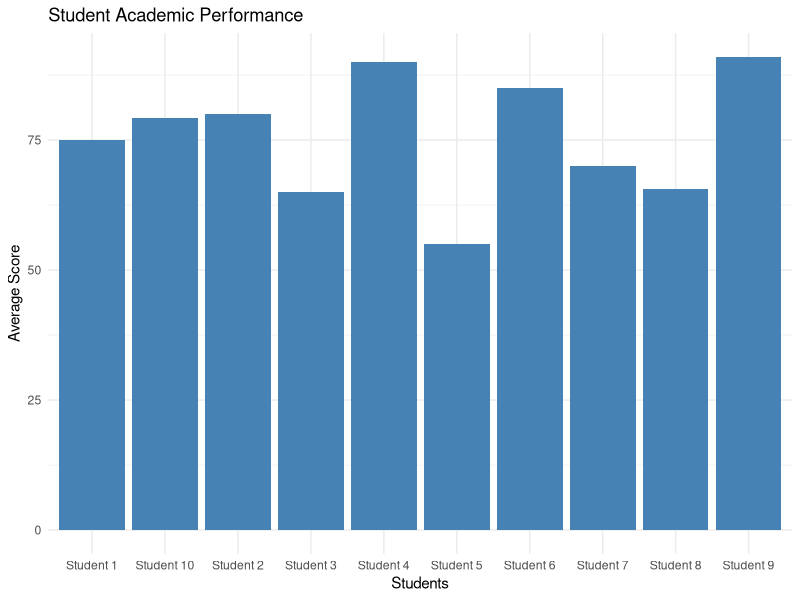
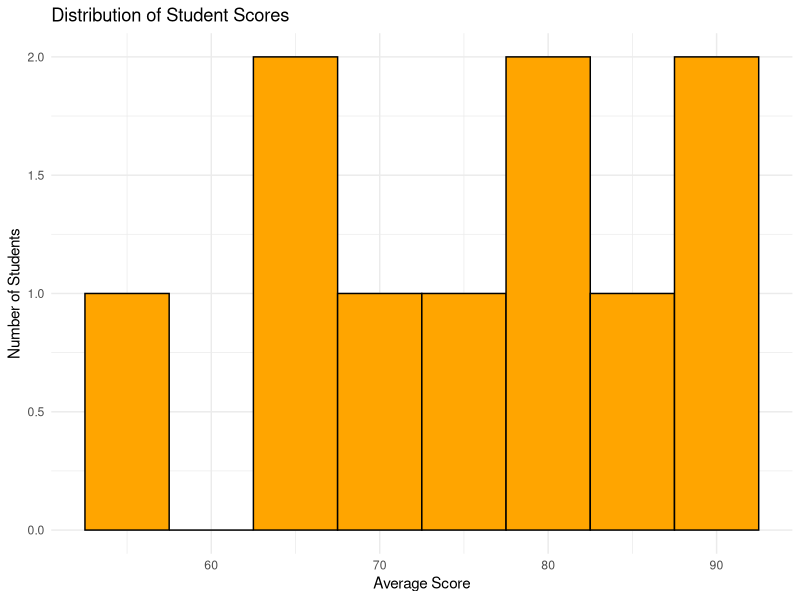

Reproduce these figures in R, in order.
# Student Academic Performance Statistics Plot

library(ggplot2)

students <- data.frame(
  Student = paste("Student", 1:10),
  Mathematics = c(75, 80, 65, 90, 55, 85, 70, 60, 95, 78),
  English = c(80, 75, 70, 85, 60, 90, 65, 72, 88, 82),
  Statistics = c(70, 85, 60, 95, 50, 80, 75, 65, 90, 78)
)

students$Average <- rowMeans(students[, 2:4])

print(students)

cat("\nClass Average:", mean(students$Average))
cat("\nHighest Score:", max(students$Average))
cat("\nLowest Score:", min(students$Average), "\n")

dir.create("output", showWarnings = FALSE)

# Student performance chart
plot1 <- ggplot(students, aes(x = Student, y = Average)) +
  geom_col(fill = "steelblue") +
  labs(title = "Student Academic Performance",
       x = "Students", y = "Average Score") +
  theme_minimal()

ggsave("output/student_performance.png", plot1)

# Score distribution chart
plot2 <- ggplot(students, aes(x = Average)) +
  geom_histogram(binwidth = 5, fill = "orange",
                 color = "black") +
  labs(title = "Distribution of Student Scores",
       x = "Average Score", y = "Number of Students") +
  theme_minimal()

ggsave("output/score_distribution.png", plot2)

write.csv(students, "output/student_results.csv",
          row.names = FALSE)

cat("\nStatistics Plot Project Completed Successfully!\n")
